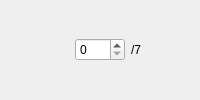
         <widget class="QWidget" name="widget_25" native="true">
          <layout class="QHBoxLayout" name="horizontalLayout_25">
           <property name="leftMargin">
            <number>0</number>
           </property>
           <property name="topMargin">
            <number>0</number>
           </property>
           <property name="rightMargin">
            <number>0</number>
           </property>
           <property name="bottomMargin">
            <number>0</number>
           </property>
           <item>
            <widget class="QLabel" name="label_25">
             <property name="maximumSize">
              <size>
               <width>75</width>
               <height>75</height>
              </size>
             </property>
             <property name="toolTip">
              <string>#825286_#B62C81</string>
             </property>
             <property name="text">
              <string/>
             </property>
             <property name="pixmap">
              <pixmap resource="../../resource.qrc">:/pairs/assets/#825286_#B62C81.png</pixmap>
             </property>
             <property name="scaledContents">
              <bool>true</bool>
             </property>
            </widget>
           </item>
           <item>
            <widget class="QSpinBox" name="#825286_#B62C81_spin">
             <property name="maximumSize">
              <size>
               <width>50</width>
               <height>16777215</height>
              </size>
             </property>
             <property name="minimum">
              <number>0</number>
             </property>
             <property name="maximum">
              <number>7</number>
             </property>
            </widget>
           </item>
           <item>
            <widget class="QLabel" name="label_25_2">
             <property name="text">
              <string>/7</string>
             </property>
            </widget>
           </item>
          </layout>
         </widget>
